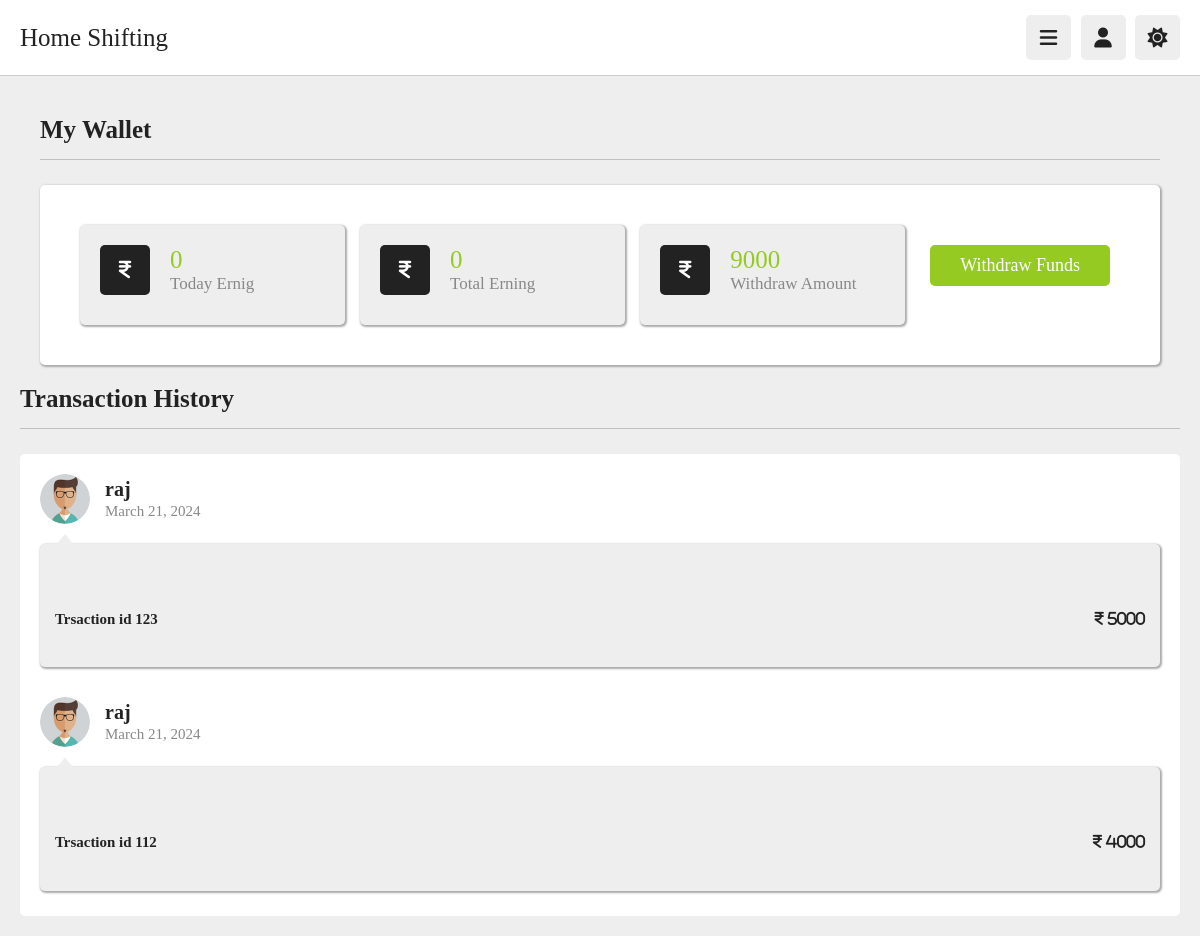
/partners/Mywallet/ (signed in), run on an earlier commit of the app's database.
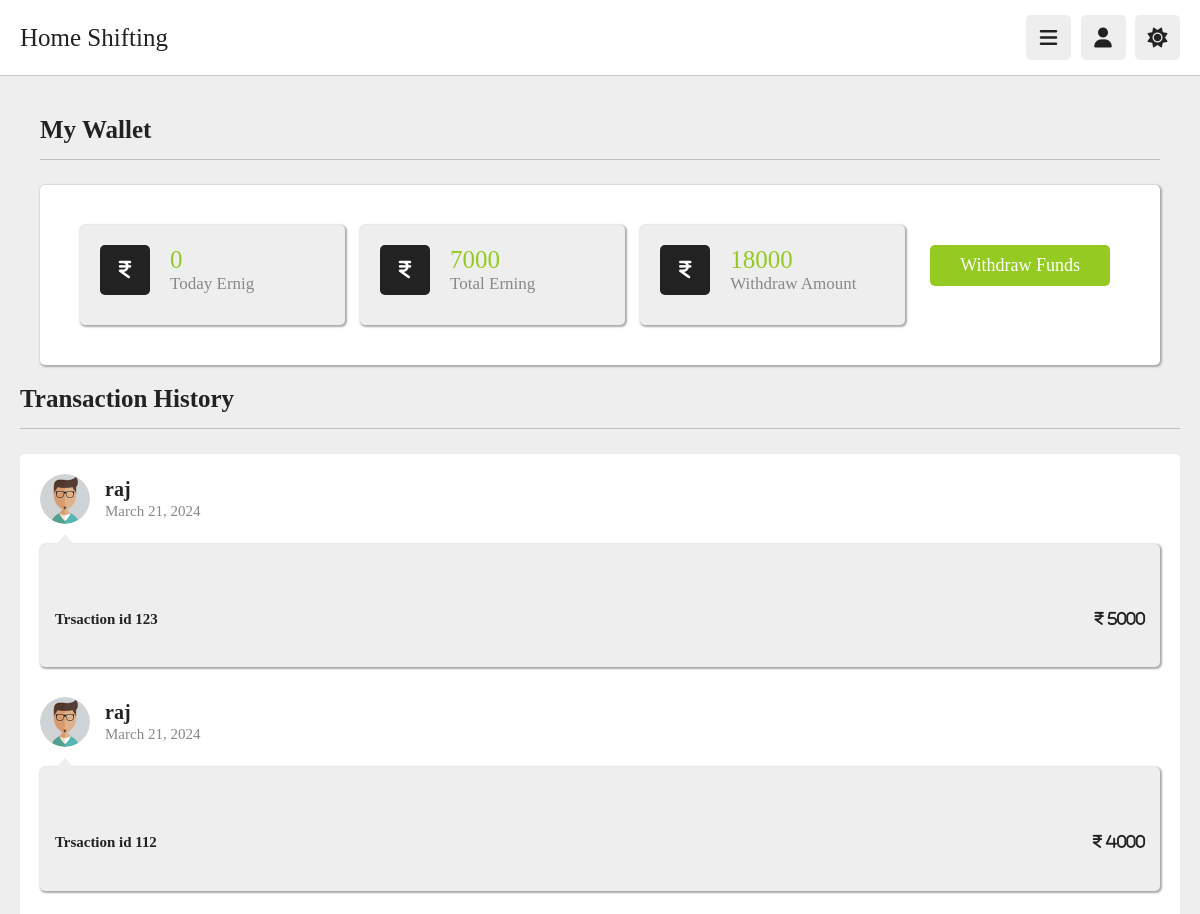
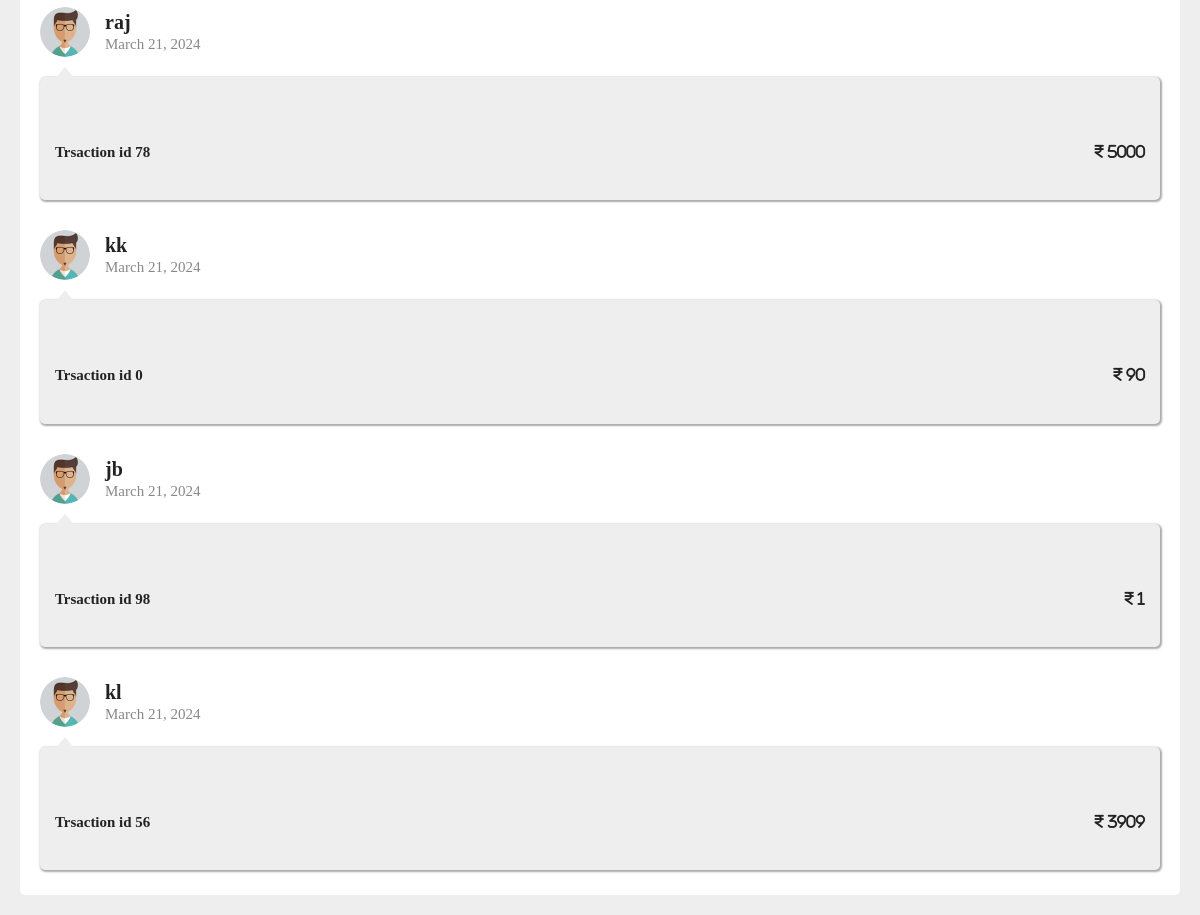
And on a later commit of the database (2 pictures, top to bottom).
### myapp2/models.py (models this page shows)
class Rides(models.Model):
	truckpartner = models.ForeignKey(Truckpartner,on_delete = models.CASCADE, null = True)
	total_trip = models.PositiveIntegerField(default = 0 , null = True)
	start_time = models.DateTimeField(null = True)
	expiry_time = models.DateTimeField(null = True)
	today_earning = models.PositiveBigIntegerField(default = 0, null = True)
	total_earning = models.PositiveBigIntegerField(default = 0, null = True)
	def __str__(self):
	    return self.truckpartner.t_name

class Transactions(models.Model):
	truckpartner = models.ForeignKey(Truckpartner,on_delete=models.CASCADE , null = True)
	rides = models.ForeignKey(Rides,on_delete=models.CASCADE , null = True)
	account_holder_name = models.CharField(max_length = 20)
	account_number = models.PositiveIntegerField()
	ifsc_code = models.PositiveIntegerField()
	date = models.DateField(default = timezone.now)
	amount = models.PositiveBigIntegerField(default = 0)
	def __str__(self):
		return self.truckpartner.t_name

### myapp2/views.py (the view)
# urls.py: path('Mywallet/',views.Mywallet,name='Mywallet'),
def Mywallet(request):
    try:
        truckpartner = Truckpartner.objects.get(t_email = request.session['temail'])
        ride = Rides.objects.get(truckpartner = truckpartner)
        print("============",ride)
        transactions = Transactions.objects.filter(truckpartner = truckpartner)
        a = 0
        for i in transactions:
            a += i.amount
        print("============",transactions)
        current_datetime = timezone.now()
        if current_datetime >= ride.expiry_time:
            ride.today_earning = 0
            ride.save()
        return render(request,'Mywallet.html',{'ride':ride,'transactions':transactions,'a':a})
    except Exception as e:
        print(e)
        return render(request,'Mywallet.html')

### myapp2/templates/Mywallet.html (shortened to what this page needs)
{% extends 'header.html' %}
{% load static %}
{% block content %}
<section class="comments">
   <section class="user-profile">
      <h1 class="heading">My Wallet</h1>
      <div class="info" style="box-shadow: 1px 1px 2px 1px #aaaaaa;">
         <div class="box-container">
            <div class="box" style="  box-shadow: 1px 1px 2px 1px #aaaaaa;">
               <div class="flex">
                  <i class="fa-solid fa-indian-rupee-sign"></i>
                <div>
                     <span>{{ride.today_earning}}</span>
                     <p>Today Ernig</p>
                  </div>
               </div>
            </div>
            <div class="box" style="  box-shadow: 1px 1px 2px 1px #aaaaaa;">
               <div class="flex">
                  <i class="fa-solid fa-indian-rupee-sign"></i>
                  <div>
                     <span>{{ride.total_earning}}</span>
                     <p>Total Erning</p>
                  </div>
               </div>
            </div>
            <div class="box" style="box-shadow: 1px 1px 2px 1px #aaaaaa;">
               <div class="flex">
                  <i class="fa-solid fa-indian-rupee-sign"></i>
                  <div>
                     <span>{{a}}</span>
                     <p>Withdraw Amount</p>
                  </div>
               </div>
            </div>
         <div class="user">
            <a href="{% url 'Withdrawal_funds' %}" class="inline-btn " >Withdraw Funds</a>
         </div>
         </div>
      </div>
   </section>
   <h1 class="heading"> Transaction history </h1>
   <div class="box-container">
      {% for i in transactions %}
      <div class="box" >
         <div class="user" >
            <img src="{% static 'images/pic-1.jpg' %}" alt="">
            <div>
               <h3>{{i.account_holder_name}}</h3>
               <span>{{i.date}}</span>
            </div>
         </div>
         <div class="comment-box" style="box-shadow: 1px 1px 2px 1px #aaaaaa;">
            <h5>Trsaction id {{i.account_number}} <span style="float: right;"><i class="fa-solid fa-indian-rupee-sign"> {{i.amount}}</span></h5></i>
         </div>
      </div>
      {% endfor %}
   </div>
</section>
{% endblock %}

### myapp2/templates/header.html (shortened to what this page needs)
{% load static %}
<!DOCTYPE html>
<html lang="en">
<head>
   <link rel="stylesheet" href="https://cdnjs.cloudflare.com/ajax/libs/font-awesome/6.1.2/css/all.min.css">
   <link rel="stylesheet" href="{% static 'css/style.css' %}">
</head>
<body>
   <header class="header">
      <section class="flex">
         <a href="{% url 'thome' %}" class="logo">Home Shifting</a>
         <div class="icons">
            <div id="menu-btn" class="fas fa-bars"></div>
            <div id="user-btn" class="fas fa-user"></div>
            <div id="toggle-btn" class="fas fa-sun"></div>
         </div>
      </section>
   </header>
{% block  content%}
{% endblock  %}
 </body>
 </html>

### myapp2/static/css/style.css (style rules this page uses)
:root { --main-color:#94CA21; --red:#e74c3c; --orange:#f39c12; --light-color:#888; --light-bg:#eee; --black:#222222; --white:#fff; --border:.1rem solid rgba(0,0,0,.2); }
* { font-family: 'Kalam', cursive; margin:0; padding:0; box-sizing: border-box; outline: none; border:none; text-decoration: none; }
html { font-size: 62.5%; overflow-x: hidden; }
body { background-color: var(--light-bg); padding-left: 30rem; }
section { padding:2rem; margin: 0 auto; max-width: 1200px; }
.heading { font-size: 2.5rem; color:var(--black); margin-bottom: 2.5rem; border-bottom: var(--border); padding-bottom: 1.5rem; text-transform: capitalize; }
.inline-btn, .inline-option-btn, .inline-delete-btn, .btn, .delete-btn, .option-btn { border-radius: .5rem; color:#fff; font-size: 1.8rem; cursor: pointer; text-transform: capitalize; padding:1rem 3rem; text-align: center; margin-top: 1rem; }
.inline-btn, .inline-option-btn, .inline-delete-btn { display: inline-block; }
.btn, .inline-btn { background-color: var(--main-color); }
.header { position: sticky; top:0; left:0; right: 0; background-color: var(--white); z-index: 1000; border-bottom: var(--border); }
.header .flex { display: flex; align-items: center; justify-content: space-between; position: relative; padding: 1.5rem 2rem; }
.header .flex .logo { font-size: 2.5rem; color: var(--black); }
.header .flex .icons div { font-size: 2rem; color:var(--black); background-color: var(--light-bg); border-radius: .5rem; height: 4.5rem; width: 4.5rem; line-height: 4.5rem; cursor: pointer; text-align: center; margin-left: .7rem; }
.comments .box-container { display: grid; gap: 2.5rem; background-color: var(--white); padding: 2rem; border-radius: .5rem; }
.comments .box-container .box .user { display: flex; align-items: center; gap: 1.5rem; margin-bottom: 2rem; }
.comments .box-container .box .user img { height: 5rem; width: 5rem; border-radius: 50%; }
.comments .box-container .box .user h3 { font-size: 2rem; color: var(--black); margin-bottom: .2rem; }
.comments .box-container .box .user span { font-size: 1.5rem; color: var(--light-color); }
.comments .box-container .box .comment-box { border-radius: .5rem; background-color: var(--light-bg); padding:1rem 1.5rem; white-space: pre-line; margin: .5rem 0; font-size: 1.8rem; color: var(--black); line-height: 1.5; position: relative; z-index: 0; }
.comments .box-container .box .comment-box::before { content: ''; position: absolute; top: -1rem; left: 1.5rem; background-color: var(--light-bg); height: 1.2rem; width: 2rem; clip-path: polygon(50% 0%, 0% 100%, 100% 100%); }
.user-profile .info { background-color: var(--white); border-radius: .5rem; padding: 2rem; }
.user-profile .info .user { text-align: center; margin-bottom: 2rem; padding: 1rem; }
.user-profile .info .box-container { display: flex; flex-wrap: wrap; gap: 1.5rem; }
.user-profile .info .box-container .box { background-color: var(--light-bg); border-radius: .5rem; padding: 2rem; flex: 1 1 25rem; }
.user-profile .info .box-container .box .flex { display: flex; align-items: center; gap: 2rem; margin-bottom: 1rem; }
.user-profile .info .box-container .box .flex i { font-size:2rem; color: var(--white); background-color: var(--black); text-align: center; border-radius: .5rem; height: 5rem; width: 5rem; line-height: 4.9rem; }
.user-profile .info .box-container .box .flex span { font-size: 2.5rem; color: var(--main-color); }
.user-profile .info .box-container .box .flex p { color: var(--light-color); font-size: 1.7rem; }
@media (max-width:1200px) { body { padding-left: 0; } }

What changed in the data, as far as the page shows it:
changed Rides: total_earning "0" → "7000"
added Transactions: account_holder_name "raj", date "March 21, 2024", account_number "78", amount "5000"
added Transactions: account_holder_name "kk", date "March 21, 2024", account_number "0", amount "90"
added Transactions: account_holder_name "jb", date "March 21, 2024", account_number "98", amount "1"
added Transactions: account_holder_name "kl", date "March 21, 2024", account_number "56", amount "3909"
Also different on the page:
{{ a }}: "9000" → "18000"
